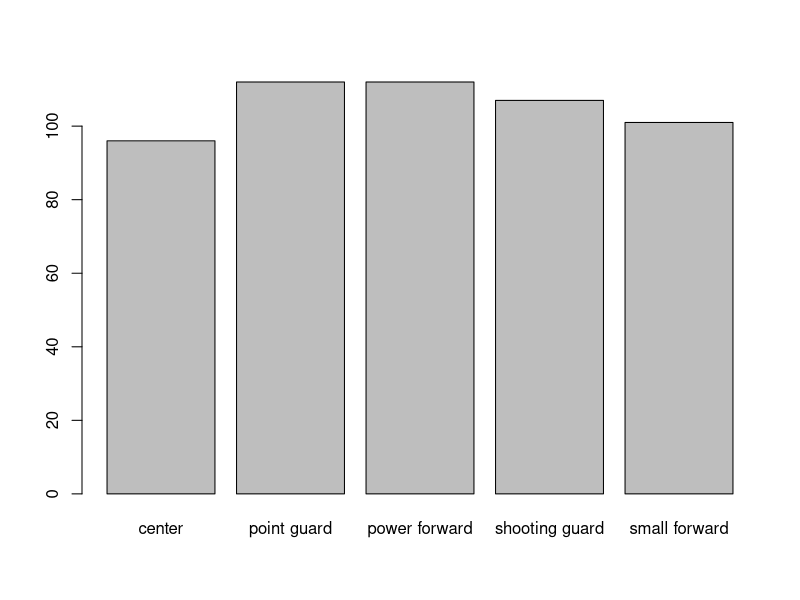
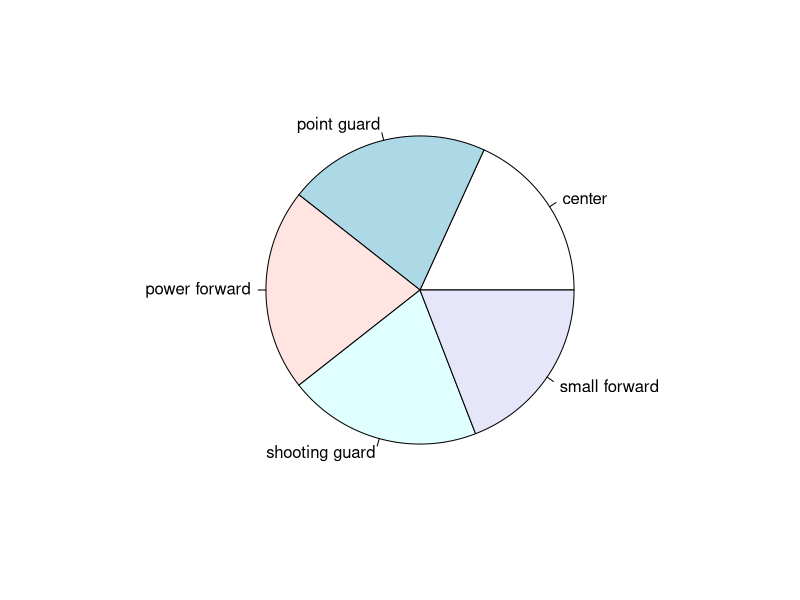
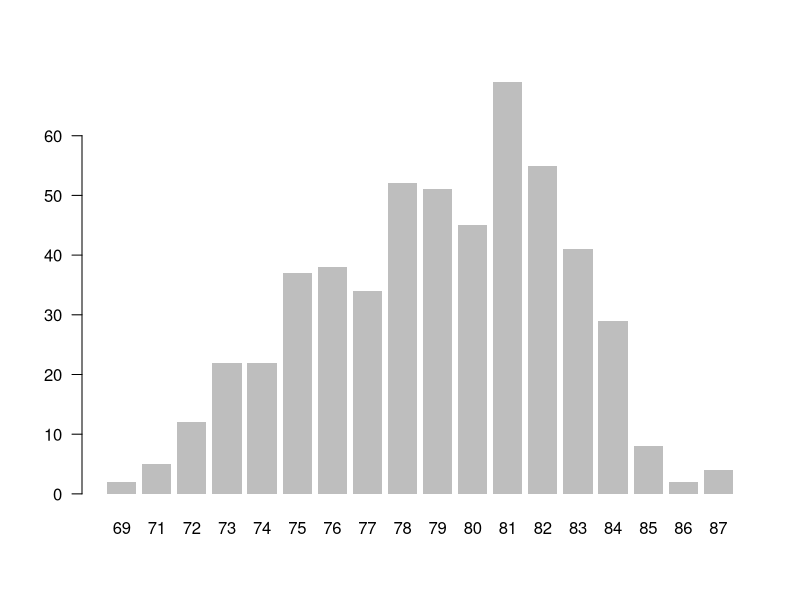
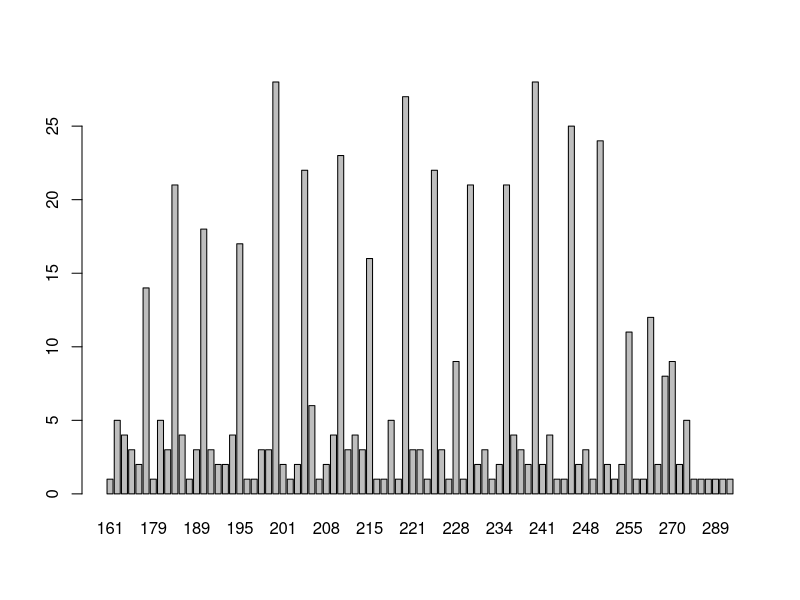
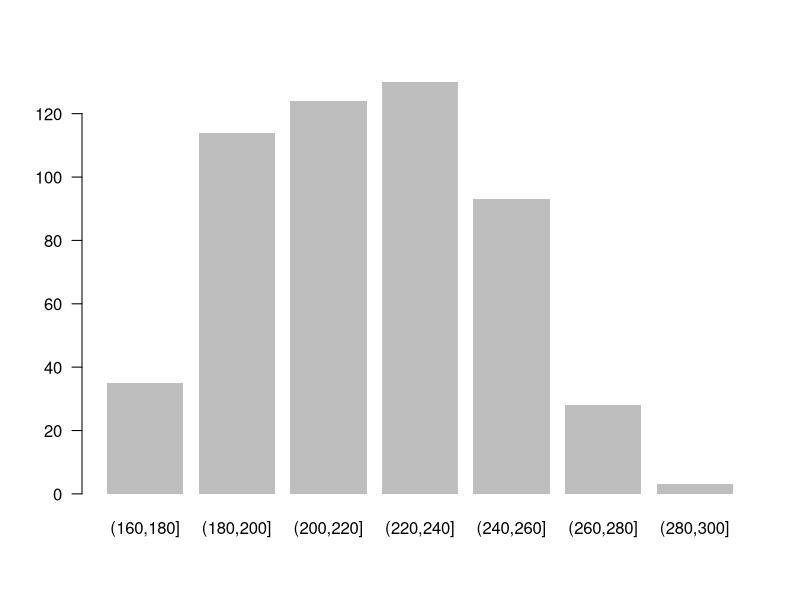
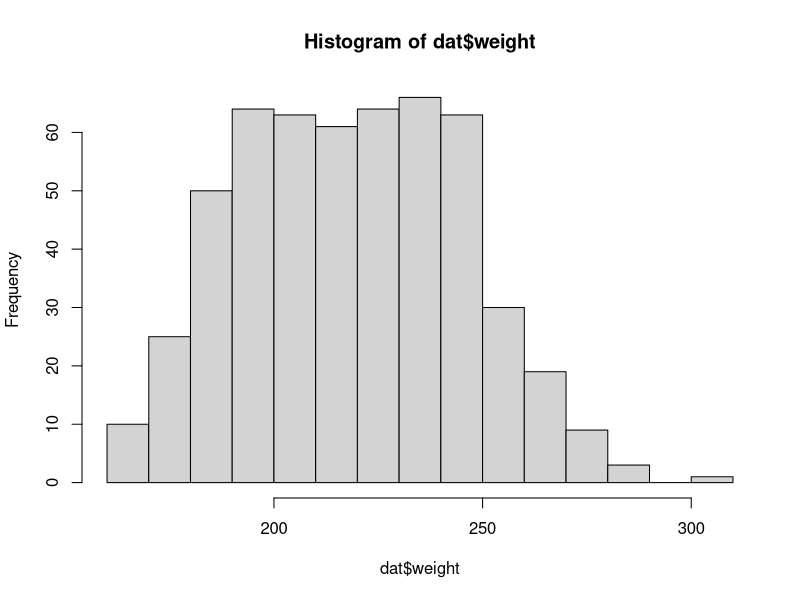
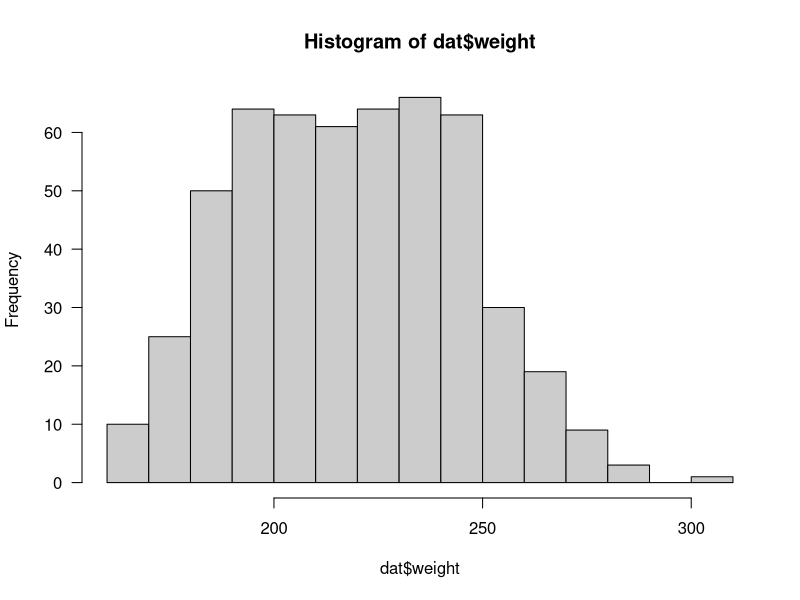
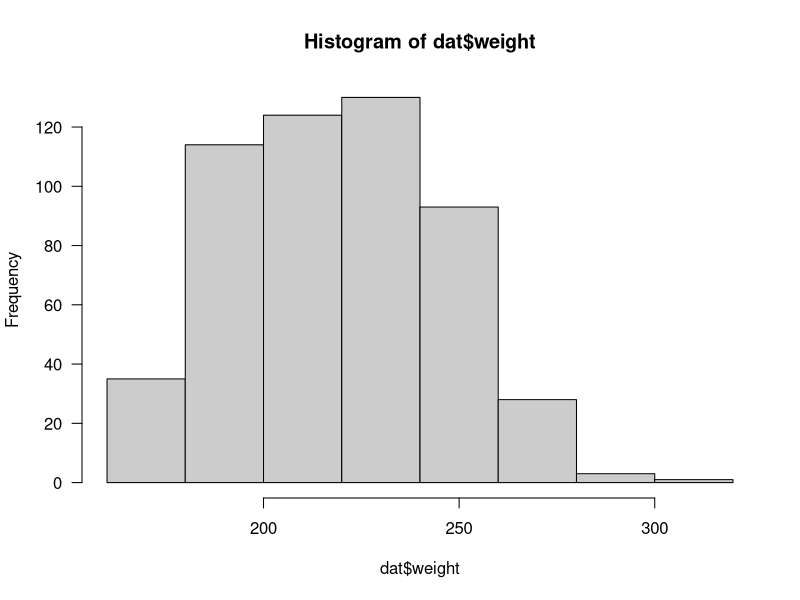

These charts were generated, in order, by the following R code:
## ---- chunk 1
knitr::opts_chunk$set(echo = TRUE)
## ---- chunk 2
dat <- read.csv('../data/nba_players.csv')
## ---- chunk 3
dim(dat)
## ---- chunk 4
colnames(dat)
## ---- chunk 5
# position frequencies
table(dat$position)
## ---- chunk 6
# age frequencies
table(dat$age)
## ---- chunk 7
# position relative frequencies (option 1)
table(dat$position) / nrow(dat)

# position relative frequencies (option 2)
table(dat$position) / length(dat$position)

# position relative frequencies (option 3)
prop.table(table(dat$position))
## ---- chunk 8
barplot(table(dat$position))
## ---- chunk 9
pie(table(dat$position))
## ---- chunk 10
table(dat$height)
## ---- chunk 11
barplot(table(dat$height), las = 1, border = NA)
## ---- chunk 12
table(dat$weight)
## ---- chunk 13
barplot(table(dat$weight))
## ---- chunk 14
weight2 <- cut(
  dat$weight, 
  breaks = seq(from = 160, to = 300, by = 20))

table(weight2)
## ---- chunk 15
barplot(table(weight2), las = 1, border = NA)
## ---- chunk 16
# default histogram
hist(dat$weight)
## ---- chunk 17
hist(dat$weight, las = 1, col = 'gray80')
## ---- chunk 18
hist(dat$weight, las = 1, col = 'gray80', breaks = 8)
## ---- chunk 19
hist(dat$weight, las = 1, col = 'gray80', 
     breaks = seq(from = 160, to = 310, by = 10))
## ---- chunk 20
hist(dat$weight, las = 1, col = 'gray80', 
     breaks = seq(from = 160, to = 310, by = 5))
